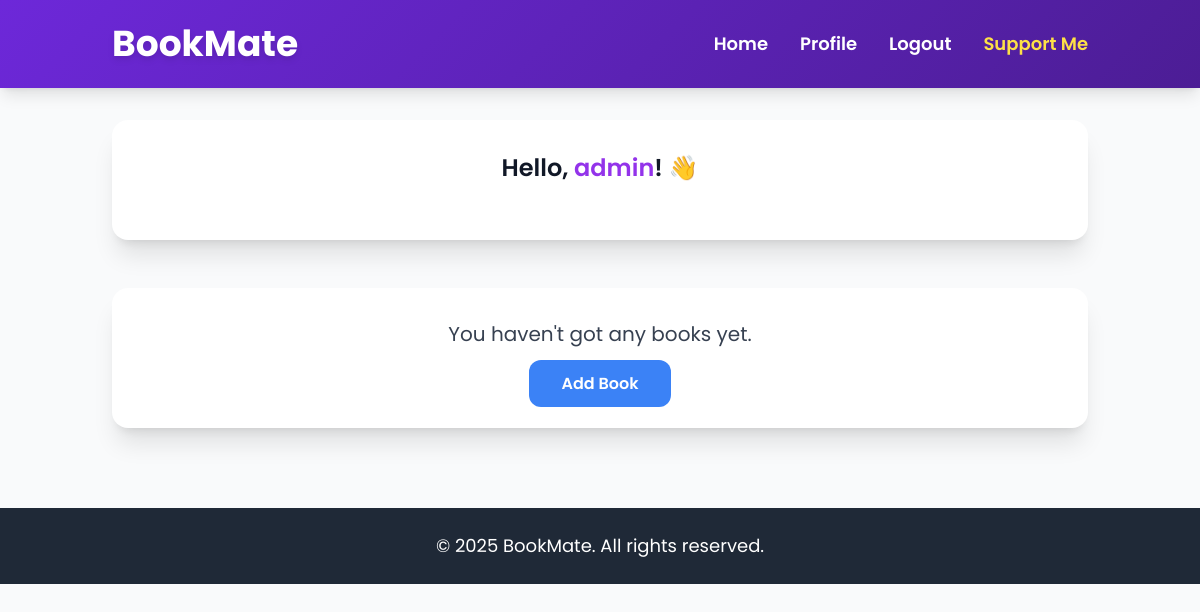
The app's page / (signed in), older data.
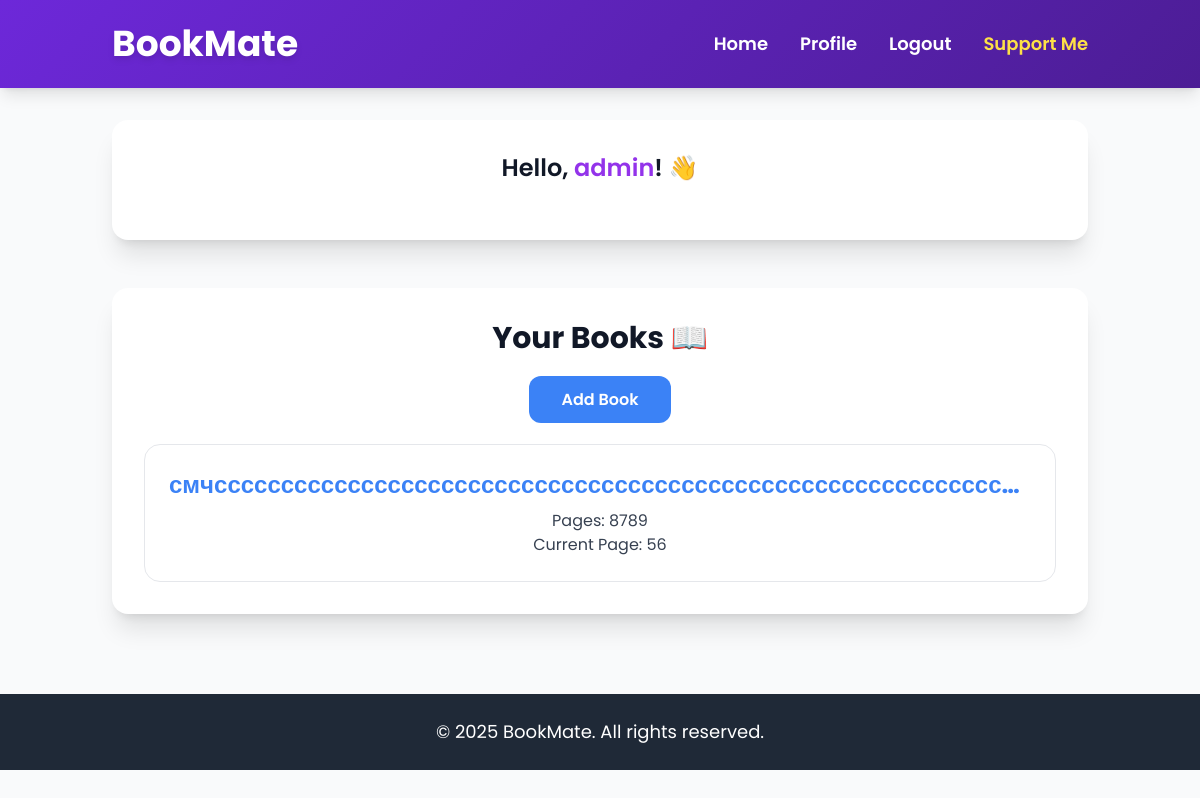
The same page, newer data.
### main/models.py (models this page shows, shortened)
class Book(models.Model):
    user = models.ForeignKey(User, on_delete=models.CASCADE)
    title = models.CharField("Name Book", max_length=20)
    pages = models.IntegerField("Pages in Book")
    page_now = models.IntegerField("Page Now")

### main/views.py (the view)
# urls.py: path('', views.home, name='home'),
def home(request):
    if request.user.is_authenticated:
        Book.objects.filter(user=request.user, page_now__gte=F("pages")).delete()
        books = Book.objects.filter(user=request.user)
    else:
        books = []
    return render(request, "main/index.html", {"books": books})

### main/templates/main/index.html (shortened to what this page needs)
{% extends "main/layout.html" %} {% block title %}Home Page{% endblock title %}
{% block content %}
<main>
  <section class="w-full bg-white dark:bg-gray-800 shadow-xl rounded-2xl p-8 text-center hover-scale">
    {% if user.is_authenticated %}
    <p class="text-2xl font-semibold mb-6 text-gray-900 dark:text-white">
      Hello, <span class="text-purple-600">{{ user.username }}</span>! 👋
    </p>
    {% endif %}
  </section>
  {% if user.is_authenticated %}
  <section class="w-full bg-white dark:bg-gray-800 shadow-xl rounded-2xl p-8 text-center mt-12 hover-scale">
    {% if books %}
    <h2 class="text-3xl font-bold text-gray-900 dark:text-white mb-8">
      Your Books 📖
    </h2>
    <a
      href="{% url 'add_book' %}"
      class="bg-blue-500 hover:bg-blue-600 py-3 px-8 rounded-xl text-white font-semibold hover-scale transition-transform"
    >
      Add Book
    </a>
    <ul class="space-y-6 mt-8">
      {% for book in books %}
      <li class="p-6 border border-gray-200 dark:border-gray-700 rounded-2xl hover:shadow-lg transition-shadow">
        <a
          href="{% url 'book_detail' book.id %}"
          class="text-2xl font-bold text-blue-500 hover:text-blue-600 hover:underline whitespace-nowrap overflow-hidden text-ellipsis block"
        >
          {{ book.title }}
        </a>
        <p class="text-gray-700 dark:text-gray-300 mt-2">Pages: {{ book.pages }}</p>
        <p class="text-gray-700 dark:text-gray-300">Current Page: {{ book.page_now }}</p>
      </li>
      {% endfor %}
    </ul>
    {% else %}
    <p class="text-xl text-gray-700 dark:text-gray-300 mb-6">You haven't got any books yet.</p>
    <a
      href="{% url 'add_book' %}"
      class="bg-blue-500 hover:bg-blue-600 py-3 px-8 rounded-xl text-white font-semibold hover-scale transition-transform"
    >
      Add Book
    </a>
    {% endif %}
  </section>
  {% endif %}
</main>
{% endblock content %}

### main/templates/main/layout.html (shortened to what this page needs)
<!DOCTYPE html>
<html lang="en">
  <head>
    <script src="https://cdn.tailwindcss.com"></script>
  </head>
  <body class="bg-gray-50 dark:bg-gray-900 text-gray-900 dark:text-gray-100">
    <header class="w-full py-6 header-gradient text-white shadow-lg">
      <div class="container mx-auto px-6 flex justify-between items-center">
        <h1 class="text-4xl font-bold drop-shadow-md">
          <a href="{% url 'home' %}" class="hover:text-gray-200 transition-colors">BookMate</a>
        </h1>
        <nav>
          <ul class="flex space-x-8">
            <li>
              <a href="{% url 'home' %}" class="text-lg font-semibold hover:text-gray-200 transition-colors">Home</a>
            </li>
            {% if user.is_authenticated %}
            <li>
              <a href="{% url 'profile' %}" class="text-lg font-semibold hover:text-gray-200 transition-colors">Profile</a>
            </li>
            <li>
              <form action="{% url 'logout' %}" method="post" class="inline">
                <button type="submit" class="text-lg font-semibold hover:text-gray-200 transition-colors">Logout</button>
              </form>
            </li>
            {% endif %}
            <li>
              <a target="_blank" href="https://send.monobank.ua/jar/28Dvp3iNWi" class="text-lg font-semibold text-yellow-300 hover:text-yellow-400 transition-colors">Support Me</a>
            </li>
          </ul>
        </nav>
      </div>
    </header>
    <main class="container mx-auto px-6 py-8">
      {% block content %}{% endblock content %}
    </main>
    <footer class="w-full py-6 bg-gray-800 text-white text-center mt-12">
      <p class="text-lg">© 2025 BookMate. All rights reserved.</p>
    </footer>
  </body>
</html>

### main/templates/main/layout.html (style rules this page uses)
body { font-family: 'Poppins', sans-serif; }
.header-gradient { background: linear-gradient(135deg, #6d28d9, #4c1d95); }
.hover-scale { transition: transform 0.2s ease-in-out; }

Row changes from the older to the newer data that the page shows:
added Book: title "смчссссссссссссссссссссссссссссссссссссссссссссссссссссссссссс…", pages "8789", page_now "56"
Text that changed along with them:
text no longer shown: "You haven't got any books yet."
text now shown: "Your Books 📖"
